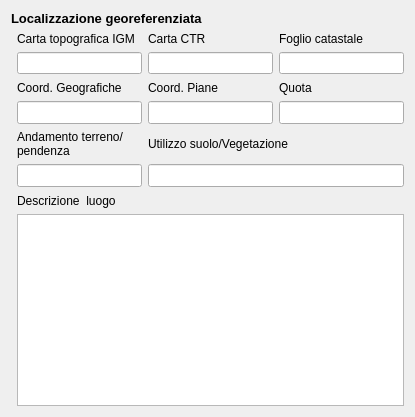
     <widget class="QWidget" name="tab_2">
      <attribute name="title">
       <string>Geo-Rriferimenti</string>
      </attribute>
      <layout class="QGridLayout" name="gridLayout_13">
       <item row="10" column="1">
        <widget class="QLineEdit" name="lineEdit_andamento_terreno_pendenza">
         <property name="minimumSize">
          <size>
           <width>0</width>
           <height>22</height>
          </size>
         </property>
         <property name="font">
          <font>
           <pointsize>10</pointsize>
          </font>
         </property>
        </widget>
       </item>
       <item row="10" column="2" colspan="3">
        <widget class="QLineEdit" name="lineEdit_utilizzo_suolo_vegetazione">
         <property name="minimumSize">
          <size>
           <width>0</width>
           <height>22</height>
          </size>
         </property>
         <property name="font">
          <font>
           <pointsize>10</pointsize>
          </font>
         </property>
         <property name="text">
          <string/>
         </property>
        </widget>
       </item>
       <item row="11" column="1">
        <widget class="QLabel" name="label_37">
         <property name="minimumSize">
          <size>
           <width>0</width>
           <height>15</height>
          </size>
         </property>
         <property name="text">
          <string>Descrizione  luogo</string>
         </property>
         <property name="wordWrap">
          <bool>true</bool>
         </property>
        </widget>
       </item>
       <item row="2" column="4">
        <widget class="QLineEdit" name="lineEdit_foglio_catastale">
         <property name="minimumSize">
          <size>
           <width>0</width>
           <height>22</height>
          </size>
         </property>
        </widget>
       </item>
       <item row="3" column="2">
        <widget class="QLabel" name="label_19">
         <property name="minimumSize">
          <size>
           <width>0</width>
           <height>15</height>
          </size>
         </property>
         <property name="text">
          <string>Coord. Piane</string>
         </property>
        </widget>
       </item>
       <item row="12" column="1" colspan="4">
        <widget class="QTextEdit" name="textEdit_descrizione_luogo">
         <property name="minimumSize">
          <size>
           <width>0</width>
           <height>22</height>
          </size>
         </property>
         <property name="font">
          <font>
           <pointsize>10</pointsize>
          </font>
         </property>
         <property name="html">
          <string>&lt;!DOCTYPE HTML PUBLIC &quot;-//W3C//DTD HTML 4.0//EN&quot; &quot;http://www.w3.org/TR/REC-html40/strict.dtd&quot;&gt;
&lt;html&gt;&lt;head&gt;&lt;meta name=&quot;qrichtext&quot; content=&quot;1&quot; /&gt;&lt;style type=&quot;text/css&quot;&gt;
p, li { white-space: pre-wrap; }
&lt;/style&gt;&lt;/head&gt;&lt;body style=&quot; font-family:'MS Shell Dlg 2'; font-size:10pt; font-weight:400; font-style:normal;&quot;&gt;
&lt;p style=&quot;-qt-paragraph-type:empty; margin-top:0px; margin-bottom:0px; margin-left:0px; margin-right:0px; -qt-block-indent:0; text-indent:0px; font-family:'Lucida Grande'; font-size:13pt;&quot;&gt;&lt;br /&gt;&lt;/p&gt;&lt;/body&gt;&lt;/html&gt;</string>
         </property>
        </widget>
       </item>
       <item row="4" column="4">
        <widget class="QLineEdit" name="lineEdit_quota">
         <property name="minimumSize">
          <size>
           <width>0</width>
           <height>22</height>
          </size>
         </property>
         <property name="font">
          <font>
           <pointsize>10</pointsize>
          </font>
         </property>
         <property name="text">
          <string/>
         </property>
        </widget>
       </item>
       <item row="1" column="4">
        <widget class="QLabel" name="label_16">
         <property name="text">
          <string>Foglio catastale</string>
         </property>
        </widget>
       </item>
       <item row="9" column="2" colspan="3">
        <widget class="QLabel" name="label_32">
         <property name="minimumSize">
          <size>
           <width>0</width>
           <height>15</height>
          </size>
         </property>
         <property name="text">
          <string>Utilizzo suolo/Vegetazione</string>
         </property>
         <property name="wordWrap">
          <bool>true</bool>
         </property>
        </widget>
       </item>
       <item row="2" column="1">
        <widget class="QLineEdit" name="lineEdit_carta_topo_igm">
         <property name="minimumSize">
          <size>
           <width>0</width>
           <height>22</height>
          </size>
         </property>
        </widget>
       </item>
       <item row="3" column="4">
        <widget class="QLabel" name="label_24">
         <property name="minimumSize">
          <size>
           <width>0</width>
           <height>15</height>
          </size>
         </property>
         <property name="text">
          <string>Quota</string>
         </property>
        </widget>
       </item>
       <item row="3" column="1">
        <widget class="QLabel" name="label_18">
         <property name="minimumSize">
          <size>
           <width>0</width>
           <height>15</height>
          </size>
         </property>
         <property name="text">
          <string>Coord. Geografiche</string>
         </property>
        </widget>
       </item>
       <item row="0" column="0" colspan="4">
        <widget class="QLabel" name="label_12">
         <property name="font">
          <font>
           <pointsize>10</pointsize>
           <weight>75</weight>
           <bold>true</bold>
          </font>
         </property>
         <property name="text">
          <string>Localizzazione georeferenziata</string>
         </property>
        </widget>
       </item>
       <item row="9" column="1">
        <widget class="QLabel" name="label_22">
         <property name="minimumSize">
          <size>
           <width>0</width>
           <height>15</height>
          </size>
         </property>
         <property name="text">
          <string>Andamento terreno/pendenza</string>
         </property>
         <property name="wordWrap">
          <bool>true</bool>
         </property>
        </widget>
       </item>
       <item row="1" column="2">
        <widget class="QLabel" name="label_14">
         <property name="text">
          <string>Carta CTR</string>
         </property>
        </widget>
       </item>
       <item row="2" column="2" colspan="2">
        <widget class="QLineEdit" name="lineEdit_carta_ctr">
         <property name="minimumSize">
          <size>
           <width>0</width>
           <height>22</height>
          </size>
         </property>
        </widget>
       </item>
       <item row="1" column="1">
        <widget class="QLabel" name="label_10">
         <property name="text">
          <string>Carta topografica IGM</string>
         </property>
        </widget>
       </item>
       <item row="4" column="1">
        <widget class="QLineEdit" name="lineEdit_coord_geografiche">
         <property name="minimumSize">
          <size>
           <width>0</width>
           <height>22</height>
          </size>
         </property>
         <property name="font">
          <font>
           <pointsize>10</pointsize>
          </font>
         </property>
        </widget>
       </item>
       <item row="4" column="2" colspan="2">
        <widget class="QLineEdit" name="lineEdit_coord_piane">
         <property name="minimumSize">
          <size>
           <width>0</width>
           <height>22</height>
          </size>
         </property>
         <property name="font">
          <font>
           <pointsize>10</pointsize>
          </font>
         </property>
         <property name="text">
          <string/>
         </property>
        </widget>
       </item>
      </layout>
     </widget>
